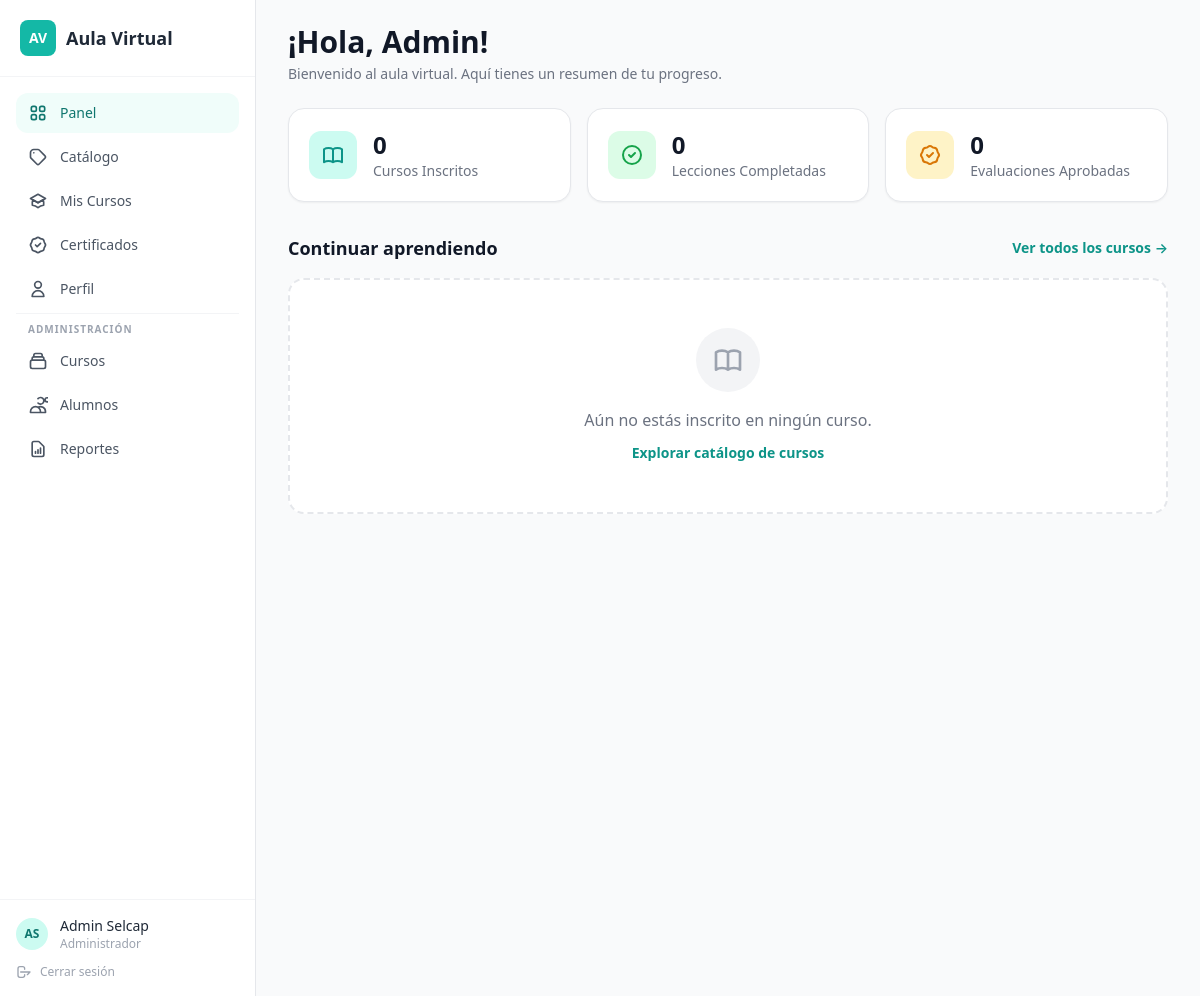
/dashboard.php (signed in), run on the app's committed database.
### tables this page shows
CREATE TABLE users (
    id INT AUTO_INCREMENT PRIMARY KEY,
    email VARCHAR(255) NOT NULL UNIQUE,
    password_hash VARCHAR(255) NOT NULL,
    first_name VARCHAR(100) NOT NULL,
    last_name VARCHAR(100) NOT NULL,
    role ENUM('admin','student') DEFAULT 'student',
    is_active TINYINT(1) DEFAULT 1,
    created_at TIMESTAMP DEFAULT CURRENT_TIMESTAMP
);

### includes/auth.php (called while the page is built, shortened)
<?php
require_once __DIR__ . '/config.php';
function isLoggedIn(): bool {
    return isset($_SESSION['user_id']);
}
function currentUser(): ?array {
    try {
        $stmt = db()->prepare('SELECT id, email, first_name, last_name, role FROM users WHERE id = ? AND is_active = 1');
        $stmt->execute([$_SESSION['user_id']]);
        return $stmt->fetch() ?: null;
    } catch (PDOException $e) {
        return null;
    }
}

### includes/config.php (called while the page is built, shortened)
<?php
function db(): PDO {
    static $pdo = null;
    if ($pdo === null) {
        $dsn = sprintf('mysql:host=%s;dbname=%s;charset=%s', DB_HOST, DB_NAME, DB_CHARSET);
        $pdo = new PDO($dsn, DB_USER, DB_PASS, [
            PDO::ATTR_ERRMODE => PDO::ERRMODE_EXCEPTION,
            PDO::ATTR_DEFAULT_FETCH_MODE => PDO::FETCH_ASSOC,
            PDO::ATTR_EMULATE_PREPARES => false,
        ]);
    }
    return $pdo;
}

### dashboard.php (the view, shortened to what this page needs)
<?php
require_once __DIR__ . '/includes/auth.php';
$userId = $_SESSION['user_id'];
$pdo = db();
$enrolledStmt = $pdo->prepare('SELECT COUNT(*) as cnt FROM enrollments WHERE user_id = ? AND status = "active"');
$enrolledStmt->execute([$userId]);
$enrolled = (int) $enrolledStmt->fetch()['cnt'];
$lessonsStmt = $pdo->prepare('SELECT COUNT(*) as cnt FROM lesson_progress WHERE user_id = ? AND completed = 1');
$lessonsStmt->execute([$userId]);
$completedLessons = (int) $lessonsStmt->fetch()['cnt'];
$certsStmt = $pdo->prepare('SELECT COUNT(*) as cnt FROM evaluation_attempts WHERE user_id = ? AND passed = 1');
$certsStmt->execute([$userId]);
$certs = (int) $certsStmt->fetch()['cnt'];
$coursesStmt = $pdo->prepare('SELECT c.*, e.status as enroll_status,
    (SELECT COUNT(*) FROM lessons l JOIN sections s ON l.section_id = s.id WHERE s.course_id = c.id) as total_lessons,
    (SELECT COUNT(*) FROM lesson_progress lp JOIN lessons l ON lp.lesson_id = l.id JOIN sections s ON l.section_id = s.id WHERE lp.user_id = ? AND s.course_id = c.id AND lp.completed = 1) as done_lessons
    FROM courses c
    JOIN enrollments e ON e.course_id = c.id
    WHERE e.user_id = ? AND e.status = "active"
    ORDER BY e.enrolled_at DESC');
$coursesStmt->execute([$userId, $userId]);
$courses = $coursesStmt->fetchAll();
$currentPage = 'dashboard';
require __DIR__ . '/includes/header.php';
?>
<h1 class="text-2xl lg:text-3xl font-extrabold text-gray-900 mb-1">¡Hola, <?= htmlspecialchars($user['first_name']) ?>!</h1>
<p class="text-gray-500 text-sm mb-6">Bienvenido al aula virtual. Aquí tienes un resumen de tu progreso.</p>
<div class="grid grid-cols-1 sm:grid-cols-3 gap-4 mb-8">
  <div class="bg-white rounded-2xl shadow-sm border border-gray-200 p-5 flex items-center gap-4">
    <div class="w-12 h-12 bg-selcap-100 rounded-xl flex items-center justify-center shrink-0">
    </div>
    <div>
      <p class="text-2xl font-extrabold text-gray-900"><?= $enrolled ?></p>
      <p class="text-sm text-gray-500">Cursos Inscritos</p>
    </div>
  </div>
  <div class="bg-white rounded-2xl shadow-sm border border-gray-200 p-5 flex items-center gap-4">
    <div class="w-12 h-12 bg-green-100 rounded-xl flex items-center justify-center shrink-0">
      <svg class="w-6 h-6 text-green-600" fill="none" viewBox="0 0 24 24" stroke="currentColor"><path stroke-linecap="round" stroke-linejoin="round" stroke-width="2" d="M9 12l2 2 4-4m6 2a9 9 0 11-18 0 9 9 0 0118 0z"/></svg>
    </div>
    <div>
      <p class="text-2xl font-extrabold text-gray-900"><?= $completedLessons ?></p>
      <p class="text-sm text-gray-500">Lecciones Completadas</p>
    </div>
  </div>
  <div class="bg-white rounded-2xl shadow-sm border border-gray-200 p-5 flex items-center gap-4">
    <div class="w-12 h-12 bg-amber-100 rounded-xl flex items-center justify-center shrink-0">
    </div>
    <div>
      <p class="text-2xl font-extrabold text-gray-900"><?= $certs ?></p>
      <p class="text-sm text-gray-500">Evaluaciones Aprobadas</p>
    </div>
  </div>
</div>
<div class="mb-8">
  <div class="flex items-center justify-between mb-4">
    <h2 class="text-lg font-bold text-gray-900">Continuar aprendiendo</h2>
    <a href="<?= BASE_URL ?>/catalogo.php" class="text-sm font-semibold text-selcap-600 hover:text-selcap-700">Ver todos los cursos →</a>
  </div>
  <?php if (empty($courses)): ?>
    <div class="bg-white rounded-2xl border-2 border-dashed border-gray-200 p-12 text-center">
      <div class="w-16 h-16 mx-auto mb-4 bg-gray-100 rounded-full flex items-center justify-center">
      </div>
      <p class="text-gray-500 font-medium mb-2">Aún no estás inscrito en ningún curso.</p>
      <a href="<?= BASE_URL ?>/catalogo.php" class="text-selcap-600 font-semibold text-sm hover:underline">Explorar catálogo de cursos</a>
    </div>
  <?php endif; ?>
</div>
<?php require __DIR__ . '/includes/footer.php'; ?>

### includes/header.php (shortened to what this page needs)
<?php
require_once __DIR__ . '/auth.php';
$user = currentUser();
$isAdmin = $user && $user['role'] === 'admin';
$currentPage = $currentPage ?? '';
?>
<!DOCTYPE html>
<html lang="es">
<head>
  <script src="https://cdn.tailwindcss.com"></script>
</head>
<body class="bg-gray-50 min-h-screen">
<div class="flex min-h-screen">
  <aside class="w-64 bg-white border-r border-gray-200 hidden lg:flex flex-col shrink-0">
    <div class="p-5 border-b border-gray-100">
      <a href="<?= BASE_URL ?>/dashboard.php" class="flex items-center gap-2.5 no-underline">
        <div class="w-9 h-9 bg-selcap-500 rounded-lg flex items-center justify-center">
          <span class="text-white font-extrabold text-sm">AV</span>
        </div>
        <span class="font-bold text-gray-800 text-lg">Aula Virtual</span>
      </a>
    </div>
    <nav class="flex-1 p-4 space-y-1">
      <a href="<?= BASE_URL ?>/dashboard.php" class="flex items-center gap-3 px-3 py-2.5 rounded-xl text-sm font-medium transition-colors
        <?= $currentPage === 'dashboard' ? 'bg-selcap-50 text-selcap-700' : 'text-gray-600 hover:bg-gray-50 hover:text-gray-900' ?>">
        Panel
      </a>
      <a href="<?= BASE_URL ?>/catalogo.php" class="flex items-center gap-3 px-3 py-2.5 rounded-xl text-sm font-medium transition-colors
        <?= $currentPage === 'catalogo' ? 'bg-selcap-50 text-selcap-700' : 'text-gray-600 hover:bg-gray-50 hover:text-gray-900' ?>">
        <svg class="w-5 h-5" fill="none" viewBox="0 0 24 24" stroke="currentColor"><path stroke-linecap="round" stroke-linejoin="round" stroke-width="2" d="M7 7h.01M7 3h5c.512 0 1.024.195 1.414.586l7 7a2 2 0 010 2.828l-7 7a2 2 0 01-2.828 0l-7-7A1.994 1.994 0 013 12V7a4 4 0 014-4z"/></svg>
        Catálogo
      </a>
      <a href="<?= BASE_URL ?>/mis-cursos.php" class="flex items-center gap-3 px-3 py-2.5 rounded-xl text-sm font-medium transition-colors
        <?= $currentPage === 'mis-cursos' ? 'bg-selcap-50 text-selcap-700' : 'text-gray-600 hover:bg-gray-50 hover:text-gray-900' ?>">
        Mis Cursos
      </a>
      <a href="<?= BASE_URL ?>/certificados.php" class="flex items-center gap-3 px-3 py-2.5 rounded-xl text-sm font-medium transition-colors
        <?= $currentPage === 'certificados' ? 'bg-selcap-50 text-selcap-700' : 'text-gray-600 hover:bg-gray-50 hover:text-gray-900' ?>">
        Certificados
      </a>
      <a href="<?= BASE_URL ?>/perfil.php" class="flex items-center gap-3 px-3 py-2.5 rounded-xl text-sm font-medium transition-colors
        <?= $currentPage === 'perfil' ? 'bg-selcap-50 text-selcap-700' : 'text-gray-600 hover:bg-gray-50 hover:text-gray-900' ?>">
        <svg class="w-5 h-5" fill="none" viewBox="0 0 24 24" stroke="currentColor"><path stroke-linecap="round" stroke-linejoin="round" stroke-width="2" d="M16 7a4 4 0 11-8 0 4 4 0 018 0zM12 14a7 7 0 00-7 7h14a7 7 0 00-7-7z"/></svg>
        Perfil
      </a>
      <?php if ($isAdmin): ?>
      <div class="border-t border-gray-100 my-2 pt-2">
        <p class="px-3 text-[10px] text-gray-400 mb-1 uppercase tracking-widest font-semibold">Administración</p>
      </div>
      <a href="<?= BASE_URL ?>/admin/courses.php" class="flex items-center gap-3 px-3 py-2.5 rounded-xl text-sm font-medium transition-colors
        <?= $currentPage === 'cursos' ? 'bg-selcap-50 text-selcap-700' : 'text-gray-600 hover:bg-gray-50 hover:text-gray-900' ?>">
        <svg class="w-5 h-5" fill="none" viewBox="0 0 24 24" stroke="currentColor"><path stroke-linecap="round" stroke-linejoin="round" stroke-width="2" d="M19 11H5m14 0a2 2 0 012 2v6a2 2 0 01-2 2H5a2 2 0 01-2-2v-6a2 2 0 012-2m14 0V9a2 2 0 00-2-2M5 11V9a2 2 0 012-2m0 0V5a2 2 0 012-2h6a2 2 0 012 2v2M7 7h10"/></svg>
        Cursos
      </a>
      <a href="<?= BASE_URL ?>/admin/alumnos.php" class="flex items-center gap-3 px-3 py-2.5 rounded-xl text-sm font-medium transition-colors
        <?= $currentPage === 'alumnos' ? 'bg-selcap-50 text-selcap-700' : 'text-gray-600 hover:bg-gray-50 hover:text-gray-900' ?>">
        <svg class="w-5 h-5" fill="none" viewBox="0 0 24 24" stroke="currentColor"><path stroke-linecap="round" stroke-linejoin="round" stroke-width="2" d="M12 4.354a4 4 0 110 5.292M15 21H3v-1a6 6 0 0112 0v1zm0 0h6v-1a6 6 0 00-9-5.197m13.5-9a2.5 2.5 0 11-5 0 2.5 2.5 0 015 0z"/></svg>
        Alumnos
      </a>
      <a href="<?= BASE_URL ?>/admin/reportes.php" class="flex items-center gap-3 px-3 py-2.5 rounded-xl text-sm font-medium transition-colors
        <?= $currentPage === 'reportes' ? 'bg-selcap-50 text-selcap-700' : 'text-gray-600 hover:bg-gray-50 hover:text-gray-900' ?>">
        <svg class="w-5 h-5" fill="none" viewBox="0 0 24 24" stroke="currentColor"><path stroke-linecap="round" stroke-linejoin="round" stroke-width="2" d="M9 17v-2m3 2v-4m3 4v-6m2 10H7a2 2 0 01-2-2V5a2 2 0 012-2h5.586a1 1 0 01.707.293l5.414 5.414a1 1 0 01.293.707V19a2 2 0 01-2 2z"/></svg>
        Reportes
      </a>
      <?php endif; ?>
    </nav>
    <div class="p-4 border-t border-gray-100">
      <div class="flex items-center gap-3 mb-3">
        <div class="w-8 h-8 rounded-full bg-selcap-100 flex items-center justify-center text-selcap-700 font-bold text-xs">
          <?= strtoupper(substr($user['first_name'] ?? 'U', 0, 1) . substr($user['last_name'] ?? '', 0, 1)) ?>
        </div>
        <div class="min-w-0">
          <p class="text-sm font-medium text-gray-800 truncate"><?= htmlspecialchars(($user['first_name'] ?? '') . ' ' . ($user['last_name'] ?? '')) ?></p>
          <p class="text-xs text-gray-400"><?= $isAdmin ? 'Administrador' : 'Estudiante' ?></p>
        </div>
      </div>
      <a href="<?= BASE_URL ?>/logout.php" class="flex items-center gap-2 text-xs text-gray-400 hover:text-red-500 transition-colors">
        <svg class="w-4 h-4" fill="none" viewBox="0 0 24 24" stroke="currentColor"><path stroke-linecap="round" stroke-linejoin="round" stroke-width="2" d="M17 16l4-4m0 0l-4 4m4-4H7m6 4v1a3 3 0 01-3 3H6a3 3 0 01-3-3V7a3 3 0 013-3h4a3 3 0 013 3v1"/></svg>
        Cerrar sesión
      </a>
    </div>
  </aside>
  <div class="flex-1 lg:ml-0 mt-14 lg:mt-0">
    <main class="max-w-5xl mx-auto px-4 lg:px-8 py-6">

### includes/header.php (style rules this page uses)
body { font-family: system-ui, -apple-system, sans-serif; }

### data on the page
users: first_name+last_name "AS", first_name+last_name "Admin Selcap", first_name "Admin"

### other printed values
$enrolled "0"
$completedLessons "0"
$certs "0"
